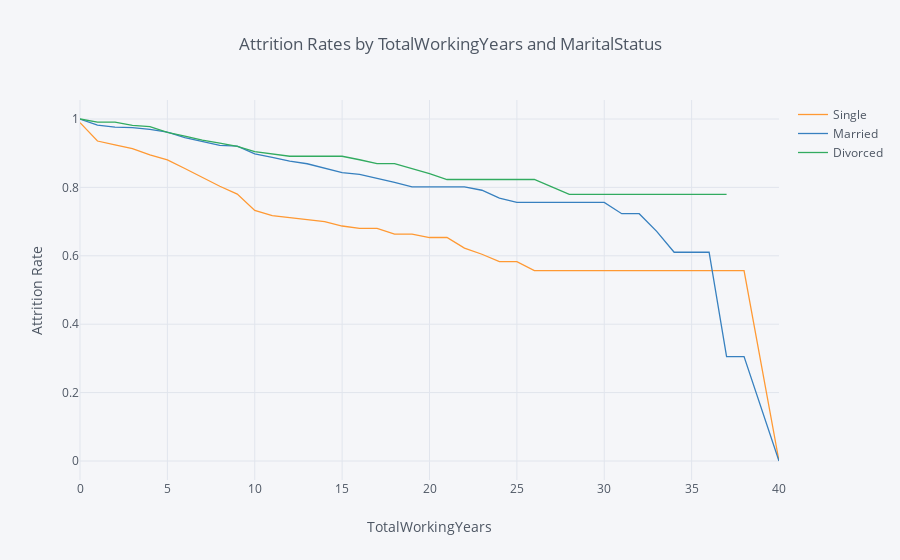

Write notebook code for a chart like this one.
### Markdown cell above
## 4. Let's switch to looking at retention rates from another demographic perspective: marital status. Generate and plot survival curves for the different marital statuses by number of years at the company.

### Code cell
survival(data,'MaritalStatus','TotalWorkingYears','Attrition').iplot(kind='line',
                                                              xTitle='TotalWorkingYears',
                                                              yTitle='Attrition Rate',
                                                              title='Attrition Rates by TotalWorkingYears and MaritalStatus')

### Figure 1 — Plotly figure (JSON) as saved in the notebook; plotly's stock layout.template omitted (floating-point values rounded to 4 significant figures)
{"data": [{"line": {"color": "rgba(255, 153, 51, 1.0)", "dash": "solid", "shape": "linear", "width": 1.3}, "mode": "lines", "name": "Single", "text": "", "type": "scatter", "uid": "1ce4ed6b-10ce-4825-abf8-0a2d86903bea", "x": [0, 1, 2, 3, 4, 5, 6, 7, 8, 9, 10, 11, 12, 13, 14, 15, 16, 17, 18, 19, 20, 21, 22, 23, 24, 25, 26, 27, 28, 29, 30, 31, 32, 33, 34, 35, 36, 37, 38, 40], "y": [0.9894, 0.9356, 0.9246, 0.9133, 0.8948, 0.8806, 0.8553, 0.83, 0.8033, 0.7806, 0.7327, 0.7174, 0.712, 0.7062, 0.7001, 0.6871, 0.6802, 0.6802, 0.6636, 0.6636, 0.6534, 0.6534, 0.6223, 0.6045, 0.5829, 0.5829, 0.5565, 0.5565, 0.5565, 0.5565, 0.5565, 0.5565, 0.5565, 0.5565, 0.5565, 0.5565, 0.5565, 0.5565, 0.5565, 0]}, {"line": {"color": "rgba(55, 128, 191, 1.0)", "dash": "solid", "shape": "linear", "width": 1.3}, "mode": "lines", "name": "Married", "text": "", "type": "scatter", "uid": "d4640378-6cc2-4abf-a24e-7e81f14963b9", "x": [0, 1, 2, 3, 4, 5, 6, 7, 8, 9, 10, 11, 12, 13, 14, 15, 16, 17, 18, 19, 20, 21, 22, 23, 24, 25, 26, 27, 28, 29, 30, 31, 32, 33, 34, 35, 36, 37, 38, 40], "y": [1, 0.9821, 0.976, 0.9745, 0.9697, 0.9614, 0.9454, 0.9336, 0.9231, 0.9208, 0.8979, 0.8876, 0.8769, 0.8692, 0.8568, 0.8433, 0.8384, 0.8273, 0.815, 0.8017, 0.8017, 0.8017, 0.8017, 0.7917, 0.7688, 0.7559, 0.7559, 0.7559, 0.7559, 0.7559, 0.7559, 0.7231, 0.7231, 0.6714, 0.6104, 0.6104, 0.6104, 0.3052, 0.3052, 0]}, {"line": {"color": "rgba(50, 171, 96, 1.0)", "dash": "solid", "shape": "linear", "width": 1.3}, "mode": "lines", "name": "Divorced", "text": "", "type": "scatter", "uid": "6ff2bb97-d03c-4c19-83b7-2a5932f9fcea", "x": [0, 1, 2, 3, 4, 5, 6, 7, 8, 9, 10, 11, 12, 13, 14, 15, 16, 17, 18, 19, 20, 21, 22, 23, 24, 25, 26, 27, 28, 29, 30, 31, 32, 33, 34, 35, 36, 37, 38, 40], "y": [1, 0.9908, 0.9908, 0.9811, 0.9778, 0.9606, 0.9497, 0.938, 0.9296, 0.9202, 0.9044, 0.898, 0.8911, 0.8911, 0.8911, 0.8911, 0.8809, 0.8697, 0.8697, 0.8561, 0.8406, 0.8231, 0.8231, 0.8231, 0.8231, 0.8231, 0.8231, 0.8014, 0.7797, 0.7797, 0.7797, 0.7797, 0.7797, 0.7797, 0.7797, 0.7797, 0.7797, 0.7797, "", ""]}], "layout": {"legend": {"bgcolor": "#F5F6F9", "font": {"color": "#4D5663"}}, "paper_bgcolor": "#F5F6F9", "plot_bgcolor": "#F5F6F9", "title": {"font": {"color": "#4D5663"}, "text": "Attrition Rates by TotalWorkingYears and MaritalStatus"}, "xaxis": {"gridcolor": "#E1E5ED", "showgrid": true, "tickfont": {"color": "#4D5663"}, "title": {"font": {"color": "#4D5663"}, "text": "TotalWorkingYears"}, "zerolinecolor": "#E1E5ED"}, "yaxis": {"gridcolor": "#E1E5ED", "showgrid": true, "tickfont": {"color": "#4D5663"}, "title": {"font": {"color": "#4D5663"}, "text": "Attrition Rate"}, "zerolinecolor": "#E1E5ED"}}}
